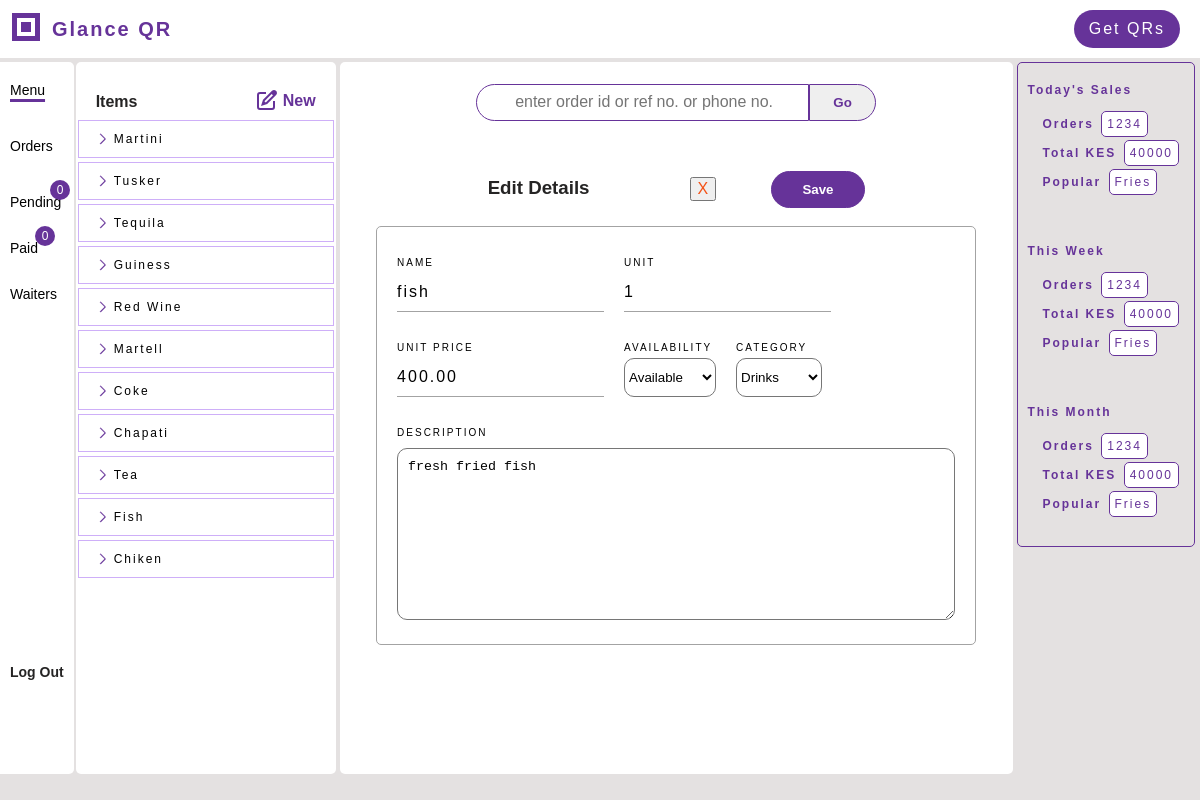
Page /edit_item/18/ (signed in) on the committed database.
### menus/models.py (models this page shows, shortened)
class Item(models.Model):
    item_id = models.AutoField(primary_key=True)
    name = LowercaseTextField(max_length=100, null=True, blank=False)
    description = models.CharField(max_length=255, blank=True)
    unit = models.CharField(max_length=50, null=True, blank=False)
    unit_price = models.DecimalField(max_digits=10, decimal_places=2)
    image = models.FileField(upload_to='item_images/', blank=False, null=True)
    available = models.BooleanField(default=True)
    category = models.CharField(max_length=50, null=True, blank=False)
    restaurant = models.ForeignKey(Restaurant, related_name="items", on_delete=models.SET_NULL, null=True, blank=True)
    @classmethod
    def get(cls, item_id):
        return cls.objects.filter(item_id=item_id).first()

### qrgenerator/views_dashbord.py (the view)
# urls.py: path('edit_item/<int:item_id>/', views_dashbord.edit_item, name='edit_item'),
def edit_item(request, item_id):
    context = {}
    context['items'] = request.user.restaurant.items.all().order_by('-item_id')
    item = Item.get(item_id=item_id)
    if not item:
        context['message'] = f"Item does not exist"
    if request.method == 'POST' and item:
        form = EditItemForm(request.POST, instance=item)
        if form.is_valid():
            form.save()
            return redirect('qrgenerator:view_item', item_id)
        context['form'] = form
    context['form'] = EditItemForm(instance=item)
    return render(request, 'qrgenerator/edit_item.html', context)

### qrgenerator/templates/qrgenerator/edit_item.html (shortened to what this page needs)
{% extends 'qrgenerator/menu.html' %}
{% load static %}
{% block workspace %}
<div class="form-wrapper">
    <div class="form-title"><h3>Edit Details<button type="submit" form="form-remove" class="remove">X</button>
    <button type="submit" form="form-edit" class="button-save" id="button-save-top">Save</button>
    </h3></div>
    <form method="post" action="" id="form-edit" class="form-register order-summary max-w-600">
        <div class="input-wrapper"><div class="label">NAME</div>
            {{ form.name }}
        </div>
        <div class="input-wrapper"><div class="label">UNIT</div>
            {{ form.unit }}
        </div>
        <div class="input-wrapper"><div class="label">UNIT PRICE</div>
            {{ form.unit_price }}
        </div>
        <div class="input-wrapper"><div class="label">AVAILABILITY</div>
            {{ form.available }}
        </div>
        <div class="input-wrapper"><div class="label">CATEGORY</div>
            {{ form.category }}
        </div>
        <div class="input-wrapper description"><div class="label">DESCRIPTION</div>
            {{ form.description }}
        </div>
    </form>
</div>
{% endblock %}

### qrgenerator/templates/qrgenerator/menu.html (shortened to what this page needs)
{% extends 'qrgenerator/dashbord.html' %}
{% block menu %}
<div class="menu-left-item active-tab">
    <a href="{% url 'qrgenerator:menu' %}">Menu</a>
</div>
{% endblock %}
{% block menu_elements %}
<div class="menu-elements bg-white">
    <div class="elements-top">
        <div class="elements-title">Items</div>
        <a href="{% url 'qrgenerator:add_item' %}" id="add-new">
            <span id="new">New</span>
        </a>
    </div>
    <div class="elements-wrapper">
        {% if items %}
        {% for item in items %}
        <a href="{% url 'qrgenerator:view_item' item.item_id %}">
            <div class="element-highlight">
                <span class="item-name item-property">{{item.name.title}}</span>
            </div>
        </a>
        {% endfor %}
        {% endif %}
    </div>
</div>
{% endblock %}

### qrgenerator/static/qrgenerator/accounts.css (style rules this page uses)
:root { --background-color: #fceae0; --light-background: rgb(228, 225, 225); --dark-gray: #2a353d; --white: #ffffff; --black: #000000; --accent-b: #f35217; --brown: #862603; --gray: rgb(163, 163, 163); --info-orange: rgb(236, 155, 4); --green: green; --light-green: rgb(17, 18, 19); --faded-black: rgb(37, 36, 36); --light-purple:rgb(201, 167, 248, 0.9); }
body { background-color: rgb(228, 225, 225); font-family: Arial, sans-serif; letter-spacing: 2px; font-size: 16px; padding: 0; margin: 0; box-sizing: border-box; min-height: 100%; }
.menu-left-item { margin-bottom: 20px; padding: 10px 0px; text-align: left; font-size: 14px; display: flex; align-items: center; justify-content: flex-start; flex-wrap: nowrap; white-space: nowrap; }
.menu-elements { display: flex; flex-direction: column; flex-wrap: nowrap; align-items: flex-start; justify-content: flex-start; width: 260px; border-radius: 5px; height: 100%; }
.elements-top { color: rebeccapurple; font-weight: bold; display: flex; align-items: flex-end; justify-content: space-between; width: 100%; height: 60px; letter-spacing: normal; padding: 5px 20px; box-sizing: border-box; }
.elements-title { padding-bottom: 2px; color: var(--faded-black); text-transform:capitalize; }
a#add-new { display: flex; align-items: center; gap: 5px; flex-wrap: nowrap; white-space: nowrap; }
.elements-wrapper { text-align: left; height: 100%; width: 260px; overflow-y: auto; }
.elements-wrapper > a { display: flex; align-items: center; flex-wrap: nowrap; white-space: nowrap; box-sizing: border-box; }
.element-highlight { display: flex; align-items: center; flex-wrap: nowrap; gap: 4px; justify-content: flex-start; white-space: nowrap; font-size: 12px; padding:10px 0px 10px 15px; box-sizing: border-box; border: 1px solid var(--light-purple); margin: 2px; width: 100%; }
.active-tab { box-sizing: border-box; width: 100%; display: flex; align-items: center; text-decoration: underline; }
.active-tab > a { display: block; }
.bg-white { background: var(--white); }
a { text-decoration: none; color: inherit; cursor: pointer; }
button { cursor: pointer; }
.item-property { margin-right: 5px; }

### qrgenerator/static/qrgenerator/workspace.css (style rules this page uses)
:root { --background-color: #fceae0; --light-background: rgb(228, 225, 225); --dark-gray: #2a353d; --white: #ffffff; --black: #000000; --accent-b: #f35217; --brown: #862603; --gray: rgb(163, 163, 163); --info-orange: rgb(236, 155, 4); --light-green: rgb(17, 18, 19); }
body { font-family: Arial, sans-serif; letter-spacing: 2px; font-size: 16px; width: 100%; padding: 0; margin: 0; box-sizing: border-box; }
.form-wrapper { display: flex; flex-direction: column; align-items: flex-start; padding-left: 10px; padding-right: 10px; }
.form-title { width: 100%; box-sizing: border-box; display: flex; justify-content: center; align-items: center; letter-spacing: normal; }
.order-summary { border: 1px solid var(--gray); border-radius: 5px; display: flex; gap: 20px; flex-wrap: wrap; box-sizing: border-box; padding: 20px; text-align: left; margin: 0 10px; }
.label { font-size: 10px; padding: 10px 0 5px 0; text-align: left; text-transform: uppercase; min-width: fit-content; white-space: nowrap; }
input { -webkit-appearance: none; background-color: transparent !important; border: none; outline: none; letter-spacing: 2px; border-bottom: 1px solid rgb(163, 163, 163); font-size: 16px; text-transform: lowercase; }
.form-input { width: 100%; padding: 10px 0; background: transparent; }
.max-w-600 { max-width: 600px; box-sizing: border-box; }
.description { width: 100%; }
.button-save { border: none; background: rebeccapurple; color: white; border: 1px solid rebeccapurple; font-weight: bold; padding: 10px 30px; border-radius: 20px; }
.remove { color: var(--accent-b); font-size: 16px; }
button.remove { margin-left: 100px; }
#button-save-top { margin-left: 50px; }
h3 { justify-items: center; color: var(--faded-black); }
select { border-radius: 10px; }
textarea.form-input { border-radius: 10px; padding: 10px; margin-top: 5px; box-sizing: border-box; }

### qrgenerator/static/qrgenerator/dashbord_mobile.css (style rules this page uses)
.active-tab { text-decoration-color: rebeccapurple; text-decoration-thickness: 3px; text-underline-offset: 4px; }

### rows in the picture
Item: name "Martini"
Item: name "Tusker"
Item: name "Tequila"
Item: name "Guiness"
Item: name "Red Wine"
Item: name "Martell"
Item: name "Coke"
Item: name "Chapati"
Item: name "Tea"
Item: name "Fish", name "fish", unit "1", unit_price "400.00", available "Available", category "Drinks", description "fresh fried fish"
Item: name "Chiken"
